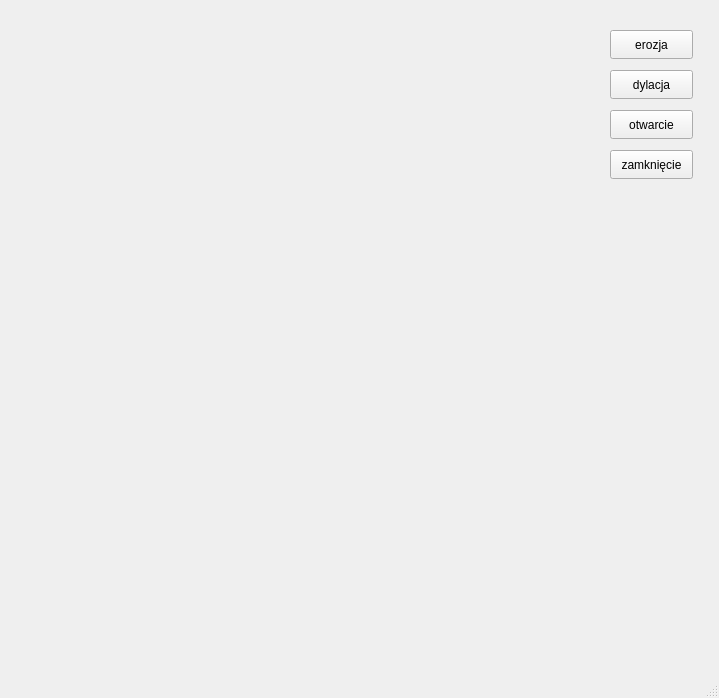
<?xml version="1.0" encoding="UTF-8"?>
<ui version="4.0">
 <class>MainWindow</class>
 <widget class="QMainWindow" name="MainWindow">
  <property name="geometry">
   <rect>
    <x>0</x>
    <y>0</y>
    <width>719</width>
    <height>698</height>
   </rect>
  </property>
  <property name="windowTitle">
   <string>MainWindow</string>
  </property>
  <widget class="QWidget" name="centralwidget">
   <widget class="QLabel" name="label">
    <property name="geometry">
     <rect>
      <x>10</x>
      <y>-3</y>
      <width>486</width>
      <height>644</height>
     </rect>
    </property>
    <property name="text">
     <string/>
    </property>
   </widget>
   <widget class="QPushButton" name="erozja">
    <property name="geometry">
     <rect>
      <x>610</x>
      <y>30</y>
      <width>83</width>
      <height>29</height>
     </rect>
    </property>
    <property name="text">
     <string>erozja</string>
    </property>
   </widget>
   <widget class="QPushButton" name="dylacja">
    <property name="geometry">
     <rect>
      <x>610</x>
      <y>70</y>
      <width>83</width>
      <height>29</height>
     </rect>
    </property>
    <property name="text">
     <string>dylacja</string>
    </property>
   </widget>
   <widget class="QPushButton" name="otwarcie">
    <property name="geometry">
     <rect>
      <x>610</x>
      <y>110</y>
      <width>83</width>
      <height>29</height>
     </rect>
    </property>
    <property name="text">
     <string>otwarcie</string>
    </property>
   </widget>
   <widget class="QPushButton" name="zamkniecie">
    <property name="geometry">
     <rect>
      <x>610</x>
      <y>150</y>
      <width>83</width>
      <height>29</height>
     </rect>
    </property>
    <property name="text">
     <string>zamknięcie</string>
    </property>
   </widget>
  </widget>
  <widget class="QMenuBar" name="menubar">
   <property name="geometry">
    <rect>
     <x>0</x>
     <y>0</y>
     <width>719</width>
     <height>25</height>
    </rect>
   </property>
  </widget>
  <widget class="QStatusBar" name="statusbar"/>
 </widget>
 <resources/>
 <connections/>
</ui>
